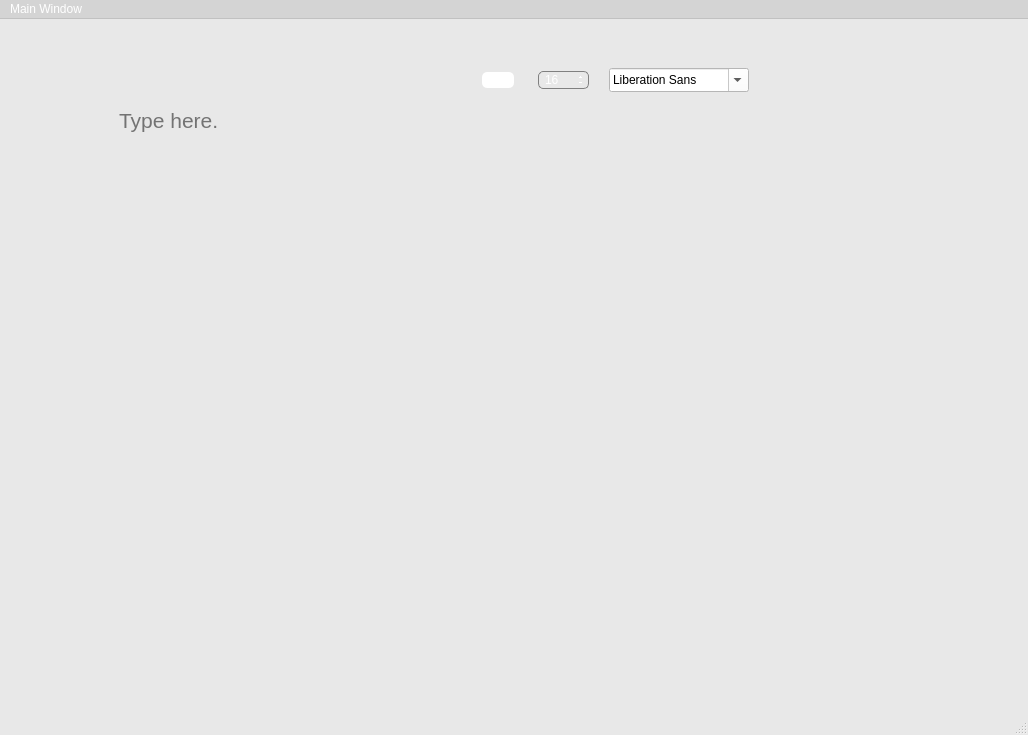
<?xml version="1.0" encoding="UTF-8"?>
<ui version="4.0">
 <class>MainWindow</class>
 <widget class="QMainWindow" name="MainWindow">
  <property name="windowModality">
   <enum>Qt::NonModal</enum>
  </property>
  <property name="geometry">
   <rect>
    <x>0</x>
    <y>0</y>
    <width>1028</width>
    <height>735</height>
   </rect>
  </property>
  <property name="minimumSize">
   <size>
    <width>600</width>
    <height>160</height>
   </size>
  </property>
  <property name="palette">
   <palette>
    <active>
     <colorrole role="WindowText">
      <brush brushstyle="SolidPattern">
       <color alpha="255">
        <red>255</red>
        <green>255</green>
        <blue>255</blue>
       </color>
      </brush>
     </colorrole>
     <colorrole role="Button">
      <brush brushstyle="SolidPattern">
       <color alpha="26">
        <red>30</red>
        <green>30</green>
        <blue>30</blue>
       </color>
      </brush>
     </colorrole>
     <colorrole role="Light">
      <brush brushstyle="SolidPattern">
       <color alpha="26">
        <red>45</red>
        <green>45</green>
        <blue>45</blue>
       </color>
      </brush>
     </colorrole>
     <colorrole role="Midlight">
      <brush brushstyle="SolidPattern">
       <color alpha="26">
        <red>37</red>
        <green>37</green>
        <blue>37</blue>
       </color>
      </brush>
     </colorrole>
     <colorrole role="Dark">
      <brush brushstyle="SolidPattern">
       <color alpha="26">
        <red>15</red>
        <green>15</green>
        <blue>15</blue>
       </color>
      </brush>
     </colorrole>
     <colorrole role="Mid">
      <brush brushstyle="SolidPattern">
       <color alpha="26">
        <red>20</red>
        <green>20</green>
        <blue>20</blue>
       </color>
      </brush>
     </colorrole>
     <colorrole role="Text">
      <brush brushstyle="SolidPattern">
       <color alpha="255">
        <red>255</red>
        <green>255</green>
        <blue>255</blue>
       </color>
      </brush>
     </colorrole>
     <colorrole role="BrightText">
      <brush brushstyle="SolidPattern">
       <color alpha="255">
        <red>255</red>
        <green>255</green>
        <blue>255</blue>
       </color>
      </brush>
     </colorrole>
     <colorrole role="ButtonText">
      <brush brushstyle="SolidPattern">
       <color alpha="255">
        <red>255</red>
        <green>255</green>
        <blue>255</blue>
       </color>
      </brush>
     </colorrole>
     <colorrole role="Base">
      <brush brushstyle="SolidPattern">
       <color alpha="255">
        <red>0</red>
        <green>0</green>
        <blue>0</blue>
       </color>
      </brush>
     </colorrole>
     <colorrole role="Window">
      <brush brushstyle="SolidPattern">
       <color alpha="26">
        <red>30</red>
        <green>30</green>
        <blue>30</blue>
       </color>
      </brush>
     </colorrole>
     <colorrole role="Shadow">
      <brush brushstyle="SolidPattern">
       <color alpha="255">
        <red>0</red>
        <green>0</green>
        <blue>0</blue>
       </color>
      </brush>
     </colorrole>
     <colorrole role="AlternateBase">
      <brush brushstyle="SolidPattern">
       <color alpha="140">
        <red>15</red>
        <green>15</green>
        <blue>15</blue>
       </color>
      </brush>
     </colorrole>
     <colorrole role="ToolTipBase">
      <brush brushstyle="SolidPattern">
       <color alpha="255">
        <red>255</red>
        <green>255</green>
        <blue>220</blue>
       </color>
      </brush>
     </colorrole>
     <colorrole role="ToolTipText">
      <brush brushstyle="SolidPattern">
       <color alpha="255">
        <red>0</red>
        <green>0</green>
        <blue>0</blue>
       </color>
      </brush>
     </colorrole>
     <colorrole role="PlaceholderText">
      <brush brushstyle="SolidPattern">
       <color alpha="127">
        <red>255</red>
        <green>255</green>
        <blue>255</blue>
       </color>
      </brush>
     </colorrole>
     <colorrole role="Accent">
      <brush brushstyle="SolidPattern">
       <color alpha="255">
        <red>0</red>
        <green>0</green>
        <blue>0</blue>
       </color>
      </brush>
     </colorrole>
    </active>
    <inactive>
     <colorrole role="WindowText">
      <brush brushstyle="SolidPattern">
       <color alpha="255">
        <red>255</red>
        <green>255</green>
        <blue>255</blue>
       </color>
      </brush>
     </colorrole>
     <colorrole role="Button">
      <brush brushstyle="SolidPattern">
       <color alpha="26">
        <red>30</red>
        <green>30</green>
        <blue>30</blue>
       </color>
      </brush>
     </colorrole>
     <colorrole role="Light">
      <brush brushstyle="SolidPattern">
       <color alpha="26">
        <red>45</red>
        <green>45</green>
        <blue>45</blue>
       </color>
      </brush>
     </colorrole>
     <colorrole role="Midlight">
      <brush brushstyle="SolidPattern">
       <color alpha="26">
        <red>37</red>
        <green>37</green>
        <blue>37</blue>
       </color>
      </brush>
     </colorrole>
     <colorrole role="Dark">
      <brush brushstyle="SolidPattern">
       <color alpha="26">
        <red>15</red>
        <green>15</green>
        <blue>15</blue>
       </color>
      </brush>
     </colorrole>
     <colorrole role="Mid">
      <brush brushstyle="SolidPattern">
       <color alpha="26">
        <red>20</red>
        <green>20</green>
        <blue>20</blue>
       </color>
      </brush>
     </colorrole>
     <colorrole role="Text">
      <brush brushstyle="SolidPattern">
       <color alpha="255">
        <red>255</red>
        <green>255</green>
        <blue>255</blue>
       </color>
      </brush>
     </colorrole>
     <colorrole role="BrightText">
      <brush brushstyle="SolidPattern">
       <color alpha="255">
        <red>255</red>
        <green>255</green>
        <blue>255</blue>
       </color>
      </brush>
     </colorrole>
     <colorrole role="ButtonText">
      <brush brushstyle="SolidPattern">
       <color alpha="255">
        <red>255</red>
        <green>255</green>
        <blue>255</blue>
       </color>
      </brush>
     </colorrole>
     <colorrole role="Base">
      <brush brushstyle="SolidPattern">
       <color alpha="255">
        <red>0</red>
        <green>0</green>
        <blue>0</blue>
       </color>
      </brush>
     </colorrole>
     <colorrole role="Window">
      <brush brushstyle="SolidPattern">
       <color alpha="26">
        <red>30</red>
        <green>30</green>
        <blue>30</blue>
       </color>
      </brush>
     </colorrole>
     <colorrole role="Shadow">
      <brush brushstyle="SolidPattern">
       <color alpha="255">
        <red>0</red>
        <green>0</green>
        <blue>0</blue>
       </color>
      </brush>
     </colorrole>
     <colorrole role="AlternateBase">
      <brush brushstyle="SolidPattern">
       <color alpha="140">
        <red>15</red>
        <green>15</green>
        <blue>15</blue>
       </color>
      </brush>
     </colorrole>
     <colorrole role="ToolTipBase">
      <brush brushstyle="SolidPattern">
       <color alpha="255">
        <red>255</red>
        <green>255</green>
        <blue>220</blue>
       </color>
      </brush>
     </colorrole>
     <colorrole role="ToolTipText">
      <brush brushstyle="SolidPattern">
       <color alpha="255">
        <red>0</red>
        <green>0</green>
        <blue>0</blue>
       </color>
      </brush>
     </colorrole>
     <colorrole role="PlaceholderText">
      <brush brushstyle="SolidPattern">
       <color alpha="127">
        <red>255</red>
        <green>255</green>
        <blue>255</blue>
       </color>
      </brush>
     </colorrole>
     <colorrole role="Accent">
      <brush brushstyle="SolidPattern">
       <color alpha="255">
        <red>0</red>
        <green>0</green>
        <blue>0</blue>
       </color>
      </brush>
     </colorrole>
    </inactive>
    <disabled>
     <colorrole role="WindowText">
      <brush brushstyle="SolidPattern">
       <color alpha="26">
        <red>15</red>
        <green>15</green>
        <blue>15</blue>
       </color>
      </brush>
     </colorrole>
     <colorrole role="Button">
      <brush brushstyle="SolidPattern">
       <color alpha="26">
        <red>30</red>
        <green>30</green>
        <blue>30</blue>
       </color>
      </brush>
     </colorrole>
     <colorrole role="Light">
      <brush brushstyle="SolidPattern">
       <color alpha="26">
        <red>45</red>
        <green>45</green>
        <blue>45</blue>
       </color>
      </brush>
     </colorrole>
     <colorrole role="Midlight">
      <brush brushstyle="SolidPattern">
       <color alpha="26">
        <red>37</red>
        <green>37</green>
        <blue>37</blue>
       </color>
      </brush>
     </colorrole>
     <colorrole role="Dark">
      <brush brushstyle="SolidPattern">
       <color alpha="26">
        <red>15</red>
        <green>15</green>
        <blue>15</blue>
       </color>
      </brush>
     </colorrole>
     <colorrole role="Mid">
      <brush brushstyle="SolidPattern">
       <color alpha="26">
        <red>20</red>
        <green>20</green>
        <blue>20</blue>
       </color>
      </brush>
     </colorrole>
     <colorrole role="Text">
      <brush brushstyle="SolidPattern">
       <color alpha="26">
        <red>15</red>
        <green>15</green>
        <blue>15</blue>
       </color>
      </brush>
     </colorrole>
     <colorrole role="BrightText">
      <brush brushstyle="SolidPattern">
       <color alpha="255">
        <red>255</red>
        <green>255</green>
        <blue>255</blue>
       </color>
      </brush>
     </colorrole>
     <colorrole role="ButtonText">
      <brush brushstyle="SolidPattern">
       <color alpha="26">
        <red>15</red>
        <green>15</green>
        <blue>15</blue>
       </color>
      </brush>
     </colorrole>
     <colorrole role="Base">
      <brush brushstyle="SolidPattern">
       <color alpha="26">
        <red>30</red>
        <green>30</green>
        <blue>30</blue>
       </color>
      </brush>
     </colorrole>
     <colorrole role="Window">
      <brush brushstyle="SolidPattern">
       <color alpha="26">
        <red>30</red>
        <green>30</green>
        <blue>30</blue>
       </color>
      </brush>
     </colorrole>
     <colorrole role="Shadow">
      <brush brushstyle="SolidPattern">
       <color alpha="255">
        <red>0</red>
        <green>0</green>
        <blue>0</blue>
       </color>
      </brush>
     </colorrole>
     <colorrole role="AlternateBase">
      <brush brushstyle="SolidPattern">
       <color alpha="26">
        <red>30</red>
        <green>30</green>
        <blue>30</blue>
       </color>
      </brush>
     </colorrole>
     <colorrole role="ToolTipBase">
      <brush brushstyle="SolidPattern">
       <color alpha="255">
        <red>255</red>
        <green>255</green>
        <blue>220</blue>
       </color>
      </brush>
     </colorrole>
     <colorrole role="ToolTipText">
      <brush brushstyle="SolidPattern">
       <color alpha="255">
        <red>0</red>
        <green>0</green>
        <blue>0</blue>
       </color>
      </brush>
     </colorrole>
     <colorrole role="PlaceholderText">
      <brush brushstyle="SolidPattern">
       <color alpha="13">
        <red>15</red>
        <green>15</green>
        <blue>15</blue>
       </color>
      </brush>
     </colorrole>
     <colorrole role="Accent">
      <brush brushstyle="SolidPattern">
       <color alpha="26">
        <red>21</red>
        <green>21</green>
        <blue>21</blue>
       </color>
      </brush>
     </colorrole>
    </disabled>
   </palette>
  </property>
  <property name="mouseTracking">
   <bool>true</bool>
  </property>
  <property name="windowTitle">
   <string>Numa</string>
  </property>
  <property name="styleSheet">
   <string notr="true"/>
  </property>
  <widget class="QWidget" name="centralwidget">
   <layout class="QVBoxLayout" name="verticalLayout_2">
    <item>
     <layout class="QVBoxLayout" name="verticalLayout">
      <item>
       <spacer name="verticalSpacer">
        <property name="orientation">
         <enum>Qt::Vertical</enum>
        </property>
        <property name="sizeType">
         <enum>QSizePolicy::Fixed</enum>
        </property>
        <property name="sizeHint" stdset="0">
         <size>
          <width>20</width>
          <height>40</height>
         </size>
        </property>
       </spacer>
      </item>
      <item>
       <layout class="QHBoxLayout" name="horizontalLayout" stretch="0,0,0,0,0,0,0,0,0,0,0,0">
        <property name="spacing">
         <number>20</number>
        </property>
        <item>
         <spacer name="horizontalSpacer">
          <property name="orientation">
           <enum>Qt::Horizontal</enum>
          </property>
          <property name="sizeType">
           <enum>QSizePolicy::Minimum</enum>
          </property>
          <property name="sizeHint" stdset="0">
           <size>
            <width>105</width>
            <height>20</height>
           </size>
          </property>
         </spacer>
        </item>
        <item>
         <widget class="QPushButton" name="fileDropButton">
          <property name="autoFillBackground">
           <bool>false</bool>
          </property>
          <property name="styleSheet">
           <string notr="true">border:none</string>
          </property>
          <property name="text">
           <string/>
          </property>
          <property name="icon">
           <iconset resource="../Resources/icons.qrc">
            <normaloff>:/open.svg</normaloff>:/open.svg</iconset>
          </property>
          <property name="iconSize">
           <size>
            <width>32</width>
            <height>32</height>
           </size>
          </property>
         </widget>
        </item>
        <item>
         <widget class="QPushButton" name="fileDropButton_2">
          <property name="autoFillBackground">
           <bool>false</bool>
          </property>
          <property name="styleSheet">
           <string notr="true">QPushButton::menu-indicator { image: none; width: 0px;}
QPushButton {border: none;}</string>
          </property>
          <property name="icon">
           <iconset resource="../Resources/icons.qrc">
            <normaloff>:/save-icon.svg</normaloff>:/save-icon.svg</iconset>
          </property>
          <property name="iconSize">
           <size>
            <width>32</width>
            <height>32</height>
           </size>
          </property>
         </widget>
        </item>
        <item>
         <widget class="QPushButton" name="boldButton">
          <property name="autoFillBackground">
           <bool>false</bool>
          </property>
          <property name="styleSheet">
           <string notr="true">border: none;</string>
          </property>
          <property name="icon">
           <iconset resource="../Resources/icons.qrc">
            <normaloff>:/bold-icon.svg</normaloff>:/bold-icon.svg</iconset>
          </property>
          <property name="iconSize">
           <size>
            <width>32</width>
            <height>32</height>
           </size>
          </property>
         </widget>
        </item>
        <item>
         <widget class="QPushButton" name="italicButton">
          <property name="autoFillBackground">
           <bool>false</bool>
          </property>
          <property name="styleSheet">
           <string notr="true">border:none</string>
          </property>
          <property name="icon">
           <iconset resource="../Resources/icons.qrc">
            <normaloff>:/italic-icon.svg</normaloff>:/italic-icon.svg</iconset>
          </property>
          <property name="iconSize">
           <size>
            <width>32</width>
            <height>32</height>
           </size>
          </property>
         </widget>
        </item>
        <item>
         <widget class="QPushButton" name="highlightButton">
          <property name="autoFillBackground">
           <bool>false</bool>
          </property>
          <property name="styleSheet">
           <string notr="true">border:none</string>
          </property>
          <property name="icon">
           <iconset resource="../Resources/icons.qrc">
            <normaloff>:/highlight-icon.svg</normaloff>:/highlight-icon.svg</iconset>
          </property>
          <property name="iconSize">
           <size>
            <width>32</width>
            <height>32</height>
           </size>
          </property>
         </widget>
        </item>
        <item>
         <widget class="QPushButton" name="textColorButton">
          <property name="autoFillBackground">
           <bool>false</bool>
          </property>
          <property name="styleSheet">
           <string notr="true">border:none</string>
          </property>
          <property name="icon">
           <iconset resource="../Resources/icons.qrc">
            <normaloff>:/textcolor-icon.svg</normaloff>:/textcolor-icon.svg</iconset>
          </property>
          <property name="iconSize">
           <size>
            <width>32</width>
            <height>32</height>
           </size>
          </property>
         </widget>
        </item>
        <item>
         <widget class="QPushButton" name="underlineButton">
          <property name="autoFillBackground">
           <bool>false</bool>
          </property>
          <property name="styleSheet">
           <string notr="true">border:none</string>
          </property>
          <property name="icon">
           <iconset resource="../Resources/icons.qrc">
            <normaloff>:/underline-icon.svg</normaloff>:/underline-icon.svg</iconset>
          </property>
          <property name="iconSize">
           <size>
            <width>32</width>
            <height>32</height>
           </size>
          </property>
         </widget>
        </item>
        <item>
         <widget class="QPushButton" name="colorWheelButton">
          <property name="enabled">
           <bool>true</bool>
          </property>
          <property name="sizePolicy">
           <sizepolicy hsizetype="Minimum" vsizetype="Minimum">
            <horstretch>0</horstretch>
            <verstretch>0</verstretch>
           </sizepolicy>
          </property>
          <property name="sizeIncrement">
           <size>
            <width>0</width>
            <height>0</height>
           </size>
          </property>
          <property name="styleSheet">
           <string notr="true">border-radius: 5px;
background: white;
margin: 4px;</string>
          </property>
          <property name="text">
           <string/>
          </property>
          <property name="icon">
           <iconset resource="../Resources/icons.qrc">
            <normaloff>:/colorWheelIcon.svg</normaloff>:/colorWheelIcon.svg</iconset>
          </property>
         </widget>
        </item>
        <item>
         <widget class="QSpinBox" name="spinBox">
          <property name="palette">
           <palette>
            <active>
             <colorrole role="WindowText">
              <brush brushstyle="SolidPattern">
               <color alpha="255">
                <red>255</red>
                <green>255</green>
                <blue>255</blue>
               </color>
              </brush>
             </colorrole>
             <colorrole role="Button">
              <brush brushstyle="SolidPattern">
               <color alpha="0">
                <red>0</red>
                <green>0</green>
                <blue>0</blue>
               </color>
              </brush>
             </colorrole>
             <colorrole role="Text">
              <brush brushstyle="SolidPattern">
               <color alpha="255">
                <red>255</red>
                <green>255</green>
                <blue>255</blue>
               </color>
              </brush>
             </colorrole>
             <colorrole role="ButtonText">
              <brush brushstyle="SolidPattern">
               <color alpha="255">
                <red>255</red>
                <green>255</green>
                <blue>255</blue>
               </color>
              </brush>
             </colorrole>
             <colorrole role="Base">
              <brush brushstyle="NoBrush">
               <color alpha="255">
                <red>0</red>
                <green>0</green>
                <blue>0</blue>
               </color>
              </brush>
             </colorrole>
             <colorrole role="Window">
              <brush brushstyle="SolidPattern">
               <color alpha="0">
                <red>0</red>
                <green>0</green>
                <blue>0</blue>
               </color>
              </brush>
             </colorrole>
             <colorrole role="PlaceholderText">
              <brush brushstyle="SolidPattern">
               <color alpha="128">
                <red>255</red>
                <green>255</green>
                <blue>255</blue>
               </color>
              </brush>
             </colorrole>
            </active>
            <inactive>
             <colorrole role="WindowText">
              <brush brushstyle="SolidPattern">
               <color alpha="255">
                <red>255</red>
                <green>255</green>
                <blue>255</blue>
               </color>
              </brush>
             </colorrole>
             <colorrole role="Button">
              <brush brushstyle="SolidPattern">
               <color alpha="0">
                <red>0</red>
                <green>0</green>
                <blue>0</blue>
               </color>
              </brush>
             </colorrole>
             <colorrole role="Text">
              <brush brushstyle="SolidPattern">
               <color alpha="255">
                <red>255</red>
                <green>255</green>
                <blue>255</blue>
               </color>
              </brush>
             </colorrole>
             <colorrole role="ButtonText">
              <brush brushstyle="SolidPattern">
               <color alpha="255">
                <red>255</red>
                <green>255</green>
                <blue>255</blue>
               </color>
              </brush>
             </colorrole>
             <colorrole role="Base">
              <brush brushstyle="NoBrush">
               <color alpha="255">
                <red>0</red>
                <green>0</green>
                <blue>0</blue>
               </color>
              </brush>
             </colorrole>
             <colorrole role="Window">
              <brush brushstyle="SolidPattern">
               <color alpha="0">
                <red>0</red>
                <green>0</green>
                <blue>0</blue>
               </color>
              </brush>
             </colorrole>
             <colorrole role="PlaceholderText">
              <brush brushstyle="SolidPattern">
               <color alpha="128">
                <red>255</red>
                <green>255</green>
                <blue>255</blue>
               </color>
              </brush>
             </colorrole>
            </inactive>
            <disabled>
             <colorrole role="WindowText">
              <brush brushstyle="SolidPattern">
               <color alpha="255">
                <red>255</red>
                <green>255</green>
                <blue>255</blue>
               </color>
              </brush>
             </colorrole>
             <colorrole role="Button">
              <brush brushstyle="SolidPattern">
               <color alpha="0">
                <red>0</red>
                <green>0</green>
                <blue>0</blue>
               </color>
              </brush>
             </colorrole>
             <colorrole role="Text">
              <brush brushstyle="SolidPattern">
               <color alpha="255">
                <red>255</red>
                <green>255</green>
                <blue>255</blue>
               </color>
              </brush>
             </colorrole>
             <colorrole role="ButtonText">
              <brush brushstyle="SolidPattern">
               <color alpha="255">
                <red>255</red>
                <green>255</green>
                <blue>255</blue>
               </color>
              </brush>
             </colorrole>
             <colorrole role="Base">
              <brush brushstyle="NoBrush">
               <color alpha="255">
                <red>0</red>
                <green>0</green>
                <blue>0</blue>
               </color>
              </brush>
             </colorrole>
             <colorrole role="Window">
              <brush brushstyle="SolidPattern">
               <color alpha="0">
                <red>0</red>
                <green>0</green>
                <blue>0</blue>
               </color>
              </brush>
             </colorrole>
             <colorrole role="PlaceholderText">
              <brush brushstyle="SolidPattern">
               <color alpha="128">
                <red>255</red>
                <green>255</green>
                <blue>255</blue>
               </color>
              </brush>
             </colorrole>
            </disabled>
           </palette>
          </property>
          <property name="focusPolicy">
           <enum>Qt::ClickFocus</enum>
          </property>
          <property name="styleSheet">
           <string notr="true">background: transparent;
color: white;
padding-left: 4px;
padding-right: 4px;
border: 1px solid gray;
border-radius: 5px;
</string>
          </property>
          <property name="wrapping">
           <bool>false</bool>
          </property>
          <property name="frame">
           <bool>true</bool>
          </property>
          <property name="alignment">
           <set>Qt::AlignLeading|Qt::AlignLeft|Qt::AlignVCenter</set>
          </property>
          <property name="buttonSymbols">
           <enum>QAbstractSpinBox::PlusMinus</enum>
          </property>
          <property name="minimum">
           <number>4</number>
          </property>
          <property name="maximum">
           <number>500</number>
          </property>
          <property name="value">
           <number>16</number>
          </property>
         </widget>
        </item>
        <item>
         <widget class="QFontComboBox" name="fontComboBox">
          <property name="palette">
           <palette>
            <active>
             <colorrole role="WindowText">
              <brush brushstyle="SolidPattern">
               <color alpha="255">
                <red>0</red>
                <green>0</green>
                <blue>0</blue>
               </color>
              </brush>
             </colorrole>
             <colorrole role="Button">
              <brush brushstyle="SolidPattern">
               <color alpha="255">
                <red>255</red>
                <green>255</green>
                <blue>255</blue>
               </color>
              </brush>
             </colorrole>
             <colorrole role="Text">
              <brush brushstyle="SolidPattern">
               <color alpha="255">
                <red>0</red>
                <green>0</green>
                <blue>0</blue>
               </color>
              </brush>
             </colorrole>
             <colorrole role="ButtonText">
              <brush brushstyle="SolidPattern">
               <color alpha="255">
                <red>0</red>
                <green>0</green>
                <blue>0</blue>
               </color>
              </brush>
             </colorrole>
             <colorrole role="Base">
              <brush brushstyle="SolidPattern">
               <color alpha="255">
                <red>255</red>
                <green>255</green>
                <blue>255</blue>
               </color>
              </brush>
             </colorrole>
             <colorrole role="Window">
              <brush brushstyle="SolidPattern">
               <color alpha="255">
                <red>255</red>
                <green>255</green>
                <blue>255</blue>
               </color>
              </brush>
             </colorrole>
             <colorrole role="Highlight">
              <brush brushstyle="SolidPattern">
               <color alpha="255">
                <red>169</red>
                <green>169</green>
                <blue>169</blue>
               </color>
              </brush>
             </colorrole>
             <colorrole role="PlaceholderText">
              <brush brushstyle="SolidPattern">
               <color alpha="128">
                <red>0</red>
                <green>0</green>
                <blue>0</blue>
               </color>
              </brush>
             </colorrole>
            </active>
            <inactive>
             <colorrole role="WindowText">
              <brush brushstyle="SolidPattern">
               <color alpha="255">
                <red>0</red>
                <green>0</green>
                <blue>0</blue>
               </color>
              </brush>
             </colorrole>
             <colorrole role="Button">
              <brush brushstyle="SolidPattern">
               <color alpha="255">
                <red>255</red>
                <green>255</green>
                <blue>255</blue>
               </color>
              </brush>
             </colorrole>
             <colorrole role="Text">
              <brush brushstyle="SolidPattern">
               <color alpha="255">
                <red>0</red>
                <green>0</green>
                <blue>0</blue>
               </color>
              </brush>
             </colorrole>
             <colorrole role="ButtonText">
              <brush brushstyle="SolidPattern">
               <color alpha="255">
                <red>0</red>
                <green>0</green>
                <blue>0</blue>
               </color>
              </brush>
             </colorrole>
             <colorrole role="Base">
              <brush brushstyle="SolidPattern">
               <color alpha="255">
                <red>255</red>
                <green>255</green>
                <blue>255</blue>
               </color>
              </brush>
             </colorrole>
             <colorrole role="Window">
              <brush brushstyle="SolidPattern">
               <color alpha="255">
                <red>255</red>
                <green>255</green>
                <blue>255</blue>
               </color>
              </brush>
             </colorrole>
             <colorrole role="Highlight">
              <brush brushstyle="SolidPattern">
               <color alpha="255">
                <red>169</red>
                <green>169</green>
                <blue>169</blue>
               </color>
              </brush>
             </colorrole>
             <colorrole role="PlaceholderText">
              <brush brushstyle="SolidPattern">
               <color alpha="128">
                <red>0</red>
                <green>0</green>
                <blue>0</blue>
               </color>
              </brush>
             </colorrole>
            </inactive>
            <disabled>
             <colorrole role="WindowText">
              <brush brushstyle="SolidPattern">
               <color alpha="255">
                <red>0</red>
                <green>0</green>
                <blue>0</blue>
               </color>
              </brush>
             </colorrole>
             <colorrole role="Button">
              <brush brushstyle="SolidPattern">
               <color alpha="255">
                <red>255</red>
                <green>255</green>
                <blue>255</blue>
               </color>
              </brush>
             </colorrole>
             <colorrole role="Text">
              <brush brushstyle="SolidPattern">
               <color alpha="255">
                <red>0</red>
                <green>0</green>
                <blue>0</blue>
               </color>
              </brush>
             </colorrole>
             <colorrole role="ButtonText">
              <brush brushstyle="SolidPattern">
               <color alpha="255">
                <red>0</red>
                <green>0</green>
                <blue>0</blue>
               </color>
              </brush>
             </colorrole>
             <colorrole role="Base">
              <brush brushstyle="SolidPattern">
               <color alpha="255">
                <red>255</red>
                <green>255</green>
                <blue>255</blue>
               </color>
              </brush>
             </colorrole>
             <colorrole role="Window">
              <brush brushstyle="SolidPattern">
               <color alpha="255">
                <red>255</red>
                <green>255</green>
                <blue>255</blue>
               </color>
              </brush>
             </colorrole>
             <colorrole role="Highlight">
              <brush brushstyle="SolidPattern">
               <color alpha="255">
                <red>169</red>
                <green>169</green>
                <blue>169</blue>
               </color>
              </brush>
             </colorrole>
             <colorrole role="PlaceholderText">
              <brush brushstyle="SolidPattern">
               <color alpha="128">
                <red>0</red>
                <green>0</green>
                <blue>0</blue>
               </color>
              </brush>
             </colorrole>
            </disabled>
           </palette>
          </property>
          <property name="focusPolicy">
           <enum>Qt::ClickFocus</enum>
          </property>
          <property name="sizeAdjustPolicy">
           <enum>QComboBox::AdjustToMinimumContentsLengthWithIcon</enum>
          </property>
          <property name="currentFont">
           <font>
            <family>Arial</family>
           </font>
          </property>
         </widget>
        </item>
        <item>
         <spacer name="horizontalSpacer_2">
          <property name="orientation">
           <enum>Qt::Horizontal</enum>
          </property>
          <property name="sizeType">
           <enum>QSizePolicy::Expanding</enum>
          </property>
          <property name="sizeHint" stdset="0">
           <size>
            <width>40</width>
            <height>15</height>
           </size>
          </property>
         </spacer>
        </item>
       </layout>
      </item>
      <item>
       <layout class="QHBoxLayout" name="horizontalLayout_2">
        <item>
         <spacer name="horizontalSpacer_3">
          <property name="orientation">
           <enum>Qt::Horizontal</enum>
          </property>
          <property name="sizeType">
           <enum>QSizePolicy::Fixed</enum>
          </property>
          <property name="sizeHint" stdset="0">
           <size>
            <width>100</width>
            <height>20</height>
           </size>
          </property>
         </spacer>
        </item>
        <item>
         <widget class="QTextEdit" name="textEdit">
          <property name="palette">
           <palette>
            <active>
             <colorrole role="WindowText">
              <brush brushstyle="SolidPattern">
               <color alpha="255">
                <red>253</red>
                <green>255</green>
                <blue>255</blue>
               </color>
              </brush>
             </colorrole>
             <colorrole role="Base">
              <brush brushstyle="SolidPattern">
               <color alpha="0">
                <red>82</red>
                <green>82</green>
                <blue>82</blue>
               </color>
              </brush>
             </colorrole>
             <colorrole role="HighlightedText">
              <brush brushstyle="SolidPattern">
               <color alpha="255">
                <red>0</red>
                <green>0</green>
                <blue>0</blue>
               </color>
              </brush>
             </colorrole>
            </active>
            <inactive>
             <colorrole role="WindowText">
              <brush brushstyle="SolidPattern">
               <color alpha="255">
                <red>253</red>
                <green>255</green>
                <blue>255</blue>
               </color>
              </brush>
             </colorrole>
             <colorrole role="Base">
              <brush brushstyle="SolidPattern">
               <color alpha="0">
                <red>82</red>
                <green>82</green>
                <blue>82</blue>
               </color>
              </brush>
             </colorrole>
             <colorrole role="HighlightedText">
              <brush brushstyle="SolidPattern">
               <color alpha="255">
                <red>0</red>
                <green>0</green>
                <blue>0</blue>
               </color>
              </brush>
             </colorrole>
            </inactive>
            <disabled>
             <colorrole role="HighlightedText">
              <brush brushstyle="SolidPattern">
               <color alpha="255">
                <red>0</red>
                <green>0</green>
                <blue>0</blue>
               </color>
              </brush>
             </colorrole>
            </disabled>
           </palette>
          </property>
          <property name="font">
           <font>
            <family>Arial</family>
            <pointsize>16</pointsize>
           </font>
          </property>
          <property name="contextMenuPolicy">
           <enum>Qt::CustomContextMenu</enum>
          </property>
          <property name="layoutDirection">
           <enum>Qt::LeftToRight</enum>
          </property>
          <property name="styleSheet">
           <string notr="true">border-radius: 10px; padding: 6px;
selection-color: black;</string>
          </property>
          <property name="lineWidth">
           <number>1</number>
          </property>
          <property name="autoFormatting">
           <set>QTextEdit::AutoAll</set>
          </property>
          <property name="html">
           <string>&lt;!DOCTYPE HTML PUBLIC &quot;-//W3C//DTD HTML 4.0//EN&quot; &quot;http://www.w3.org/TR/REC-html40/strict.dtd&quot;&gt;
&lt;html&gt;&lt;head&gt;&lt;meta name=&quot;qrichtext&quot; content=&quot;1&quot; /&gt;&lt;meta charset=&quot;utf-8&quot; /&gt;&lt;style type=&quot;text/css&quot;&gt;
p, li { white-space: pre-wrap; }
hr { height: 1px; border-width: 0; }
li.unchecked::marker { content: &quot;\2610&quot;; }
li.checked::marker { content: &quot;\2612&quot;; }
&lt;/style&gt;&lt;/head&gt;&lt;body style=&quot; font-family:'Arial'; font-size:16pt; font-weight:400; font-style:normal;&quot;&gt;
&lt;p style=&quot;-qt-paragraph-type:empty; margin-top:0px; margin-bottom:0px; margin-left:0px; margin-right:0px; -qt-block-indent:0; text-indent:0px;&quot;&gt;&lt;br /&gt;&lt;/p&gt;&lt;/body&gt;&lt;/html&gt;</string>
          </property>
          <property name="textInteractionFlags">
           <set>Qt::LinksAccessibleByMouse|Qt::TextEditable|Qt::TextEditorInteraction|Qt::TextSelectableByKeyboard|Qt::TextSelectableByMouse</set>
          </property>
          <property name="placeholderText">
           <string>Type here.</string>
          </property>
         </widget>
        </item>
       </layout>
      </item>
     </layout>
    </item>
   </layout>
  </widget>
  <widget class="QStatusBar" name="statusbar"/>
  <widget class="QMenuBar" name="menubar">
   <property name="geometry">
    <rect>
     <x>0</x>
     <y>0</y>
     <width>1028</width>
     <height>42</height>
    </rect>
   </property>
   <widget class="QMenu" name="menuMain_Window">
    <property name="focusPolicy">
     <enum>Qt::StrongFocus</enum>
    </property>
    <property name="title">
     <string>Main Window</string>
    </property>
    <addaction name="separator"/>
   </widget>
   <addaction name="menuMain_Window"/>
  </widget>
 </widget>
 <resources>
  <include location="../Resources/icons.qrc"/>
 </resources>
 <connections/>
</ui>
